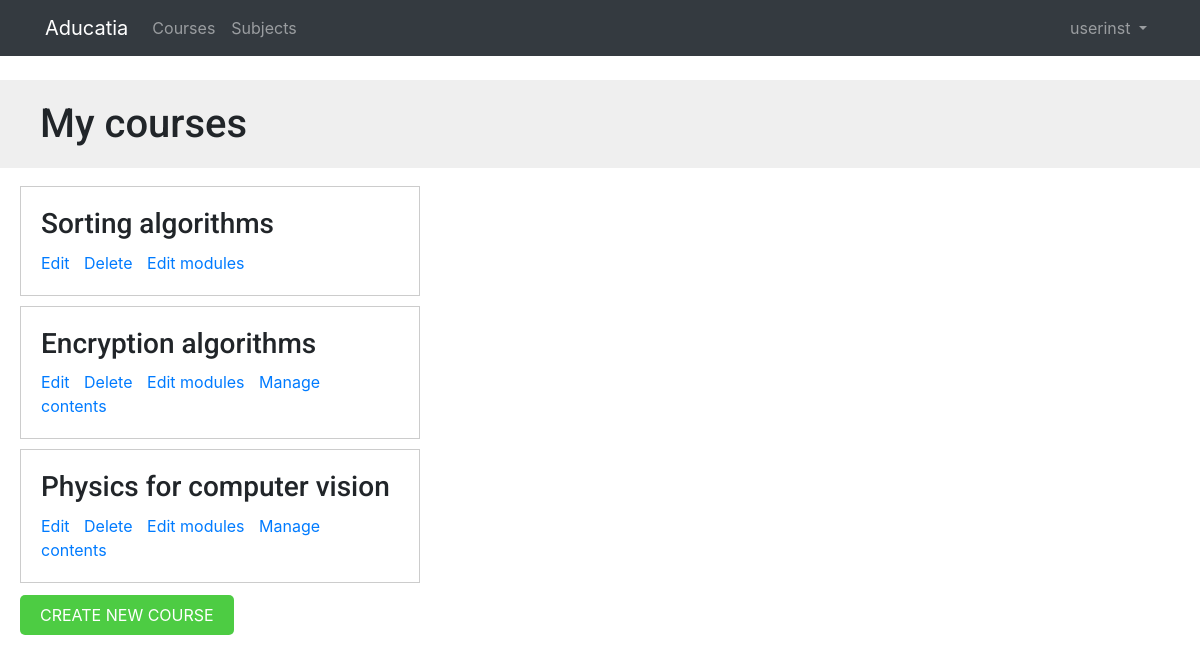
/course/mine/ (signed in), run on the app's committed database.
### courses/models.py (models this page shows, shortened)
class Course(models.Model):
    owner = models.ForeignKey(User,
                    related_name='courses_created',
                    on_delete=models.CASCADE)
    subject = models.ForeignKey(Subject, related_name='courses',
                        on_delete=models.CASCADE)
    title = models.CharField(max_length=200)
    slug = models.SlugField(max_length=200, unique=True)
    overview = models.TextField()
    created = models.DateTimeField(auto_now_add=True)
    students = models.ManyToManyField(User,
                                      related_name='courses_joined',
                                      blank=True)
    class Meta:
        ordering = ['-created']

### courses/views.py (the view)
class ManageCourseListView(ListView):
    template_name = 'courses/manage/course/list.html'
    def get_queryset(self):
        return Course.objects.filter(owner=self.request.user)

### courses/templatetags/course.py (called while the page is built)
@register.filter(name='has_group')
def has_group(user, group_name):
    group = Group.objects.get(name=group_name)
    return True if group in user.groups.all() else False

### templates/courses/manage/course/list.html (shortened to what this page needs)
{% extends "base.html" %}
{% block content %}
  <h1>My courses</h1>
  <div class="module">
    {% for course in object_list %}
      <div class="course-info">
        <h3>{{ course.title }}</h3>
        <p>
          <a href="{% url "course_edit" course.id %}">Edit</a>
          <a href="{% url "course_delete" course.id %}">Delete</a>
          <a href="{% url "course_module_update" course.id %}">Edit modules</a>
          {% if course.modules.count > 0 %}
            <a href="{% url "module_content_list" course.modules.first.id %}">Manage contents</a>
          {% endif %}
        </p>
      </div>
    {% empty %}
      <p>You haven't created any courses yet.</p>
    {% endfor %}
    <p>
      <a href="{% url "course_create" %}" class="button">Create new course</a>
    </p>
  </div>
{% endblock %}

### templates/base/navbar.html (shortened to what this page needs)
{% load course %}
{% url 'course_list' as course_list %}
{% url 'home' as home_url %}
{% url 'sub_list' as subject_url %}
<div  class="navbar navbar-expand-md navbar-dark bg-dark mb-4">
  <div class="container">
    <a href="{{ home_url }}" class=" navbar-brand">Aducatia</a>
<div class="collapse navbar-collapse" id="navbarSupportedContent">
     <ul class="navbar-nav mr-auto">
       <li class="nav-item {% if request.path == course_list %}active{% endif %}">
         <a class="nav-link" href="{{ course_list }}">Courses <span class="sr-only">(current)</span></a>
       </li>
       <li class="nav-item {% if request.path == subject_url %}active{% endif %}">
         <a class="nav-link" href="{{ subject_url }}">Subjects</a>
       </li>
     </ul>
 </div>
<div class="collapse navbar-collapse" id="navbarSupportedContent">
  {% if user.is_authenticated %}
    <ul class="navbar-nav ml-auto">
      <li class="nav-item">
        <a class="nav-link dropdown-toggle" href="#" id="userMenu"
           data-toggle="dropdown" aria-haspopup="true" aria-expanded="false">
          {{ user.username }}
        </a>
      </li>
    </ul>
  {% else %}
    <form class="form-inline ml-auto">
      <a href="{% url 'login' %}" class="btn btn-outline-secondary">Sign in</a>
      <a href="{% url 'student_registration' %}" class="btn btn-primary ml-2">Sign up</a>
    </form>
  {% endif %}
</div>
  </div>
</div>

### static/css/base.css (style rules this page uses)
body { margin:0; font-family:'Roboto', sans-serif; font-weight:400; color:#333; }
a { color:#3fad37; text-decoration:none; }
ul { float:left; }
h1, h2, h3, h4, h5, h6 { font-family:'Roboto', sans-serif; font-weight:300; }
h1 { background:#efefef; width:100%; overflow:auto; padding:20px 0 20px 40px; margin:0; }
.module { padding:10px 20px; float:left; width:600px; }
.module h3 { margin:20px 0 0; padding:0; width:100%; }
.module p { margin:10px 0 20px; width:100%; float:left; }
input[type=submit], a.button { border-radius:5px; background:#4dcc43; color:#fff; font-size:16px; text-transform:uppercase; border:none; padding:10px 20px; margin:20px 0; }
.course-info { border:1px solid #ccc; padding:0 20px; margin-bottom:10px; width:400px; overflow:auto; }
.course-info a { margin-right:10px; }

### data on the page
Course: title "Sorting algorithms"
Course: title "Encryption algorithms", shows "Manage contents"
Course: title "Physics for computer vision", shows "Manage contents"

### other printed values
{{ user.username }} "userinst"
